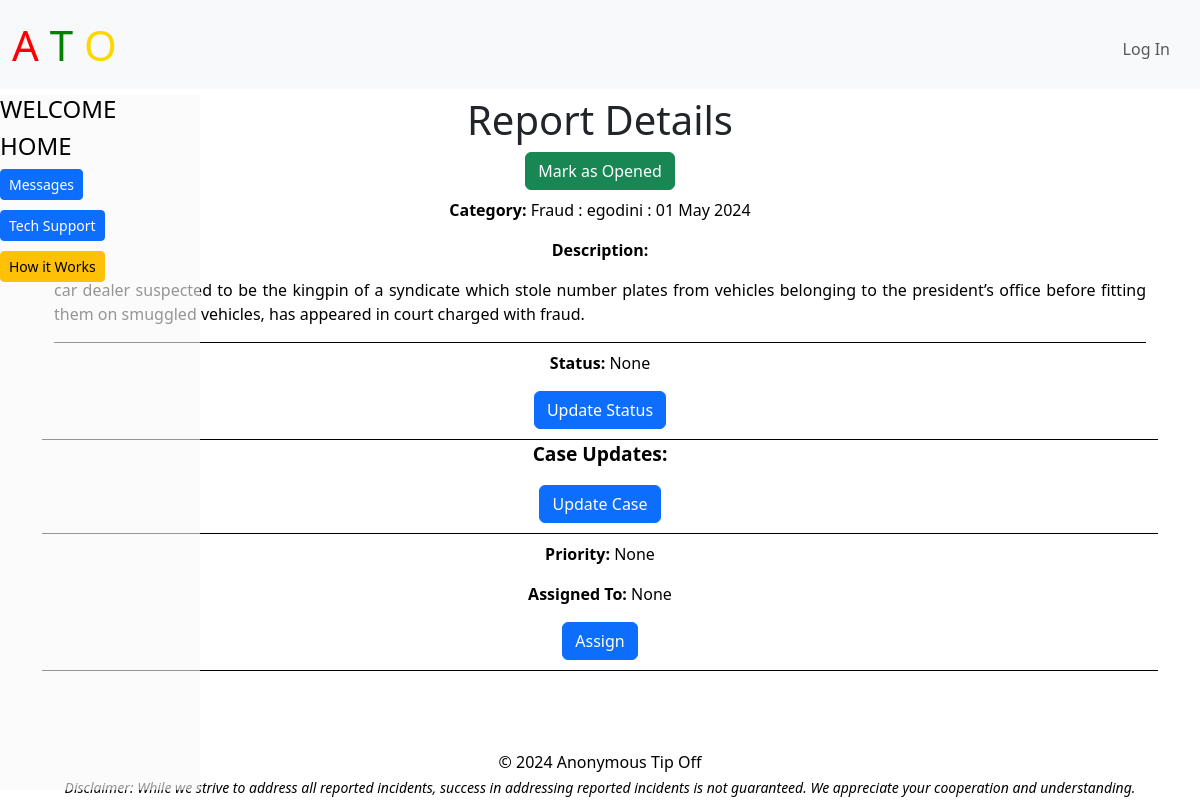
Page /view_report/2 on the committed database.
### tables this page shows
CREATE TABLE reports (
    id INTEGER PRIMARY KEY AUTOINCREMENT,
    timestamp TIMESTAMP DEFAULT CURRENT_TIMESTAMP,
    category TEXT CHECK(category IN ('Theft', 'Vandalism', 'Assault', 'Burglary', 'Robbery', 'Harassment', 'Drug-related', 'Fraud', 'Suspect Spotted', 'Other')),
    description TEXT,
    location TEXT,
    reference_number TEXT,
    status TEXT,
    assigned_to TEXT,
    processed_by TEXT,
    priority TEXT,
    attachments TEXT,
    photos BLOB,
    anonymous BOOLEAN DEFAULT 0,
    opened BOOLEAN DEFAULT 0
);

### admin_app/app_admin.py (the view)
@app.route("/view_report/<int:report_id>", methods=["GET", "POST"])
def view_report(report_id):
    if request.method == "POST":
        action = request.form.get("action")
        if action == "open":
            db.execute("UPDATE reports SET opened = 1 WHERE id = :report_id", report_id=report_id)
            log_activity(db, session.get("user_id"), session.get("username"), "report_opened", f"Report {report_id} opened")
    report = db.execute("SELECT * FROM reports WHERE id = :id", id=report_id)
    notes = db.execute("SELECT note, timestamp AS note_timestamp FROM notes WHERE report_id = :report_id", report_id=report_id)
    for report in report:
        report['timestamp'] = datetime.strptime(report['timestamp'], '%Y-%m-%d %H:%M:%S').strftime('%d %b %Y')
    for note in notes:
        note['note_timestamp'] = datetime.strptime(note['note_timestamp'], '%Y-%m-%d %H:%M:%S').strftime('%d %b %Y @ %H:%M')
    if request.method == "POST":
        action = request.form.get("action")
        if action == "open":
            db.execute("UPDATE reports SET opened = 1 WHERE id = :report_id", report_id=report_id)
    return render_template("view.html", report=report, notes=notes, report_id=report_id)

### admin_app/templates/view.html (shortened to what this page needs)
{% extends "layout.html" %}
{% block main %}
<div class="container underline">
  <h1>Report Details</h1>
  <form action="{{ url_for('view_report', report_id=report_id) }}" method="post">
    <button type="submit" class="btn btn-success">Mark as Opened</button>
</form>
  <div>
      <p><strong>Category:</strong> {{ report.category }} : {{ report.location }} : {{ report.timestamp }}</p>
      <p><strong>Description:</strong></p>
      <p style="text-align: justify;">{{ report.description }}</p>
    </div>
  </div>
  <div class="report-details">
    <div class="section">
        <div class="info">
            <p><strong>Status:</strong> {{ report.status }}</p>
        </div>
        <div  class="underline">
            <a href="{{ url_for('status', report_id=report_id) }}" class="btn btn-primary">Update Status</a>
        </div>
        <div class="info">
            <p style="font-size: larger;"><strong>Case Updates:</strong></p>
          </div>
        <div  class="underline">
            <a href="{{ url_for('add_notes', report_id=report_id) }}"class="btn btn-primary">Update Case </a>
        </div>
    </div>
    <div class="section">
        <div class="info">
            <p><strong>Priority:</strong> {{ report.priority }}</p>
            <p><strong>Assigned To:</strong> {{ report.assigned_to }}</p>
        </div>
        <div  class="underline">
            <a href="{{ url_for('process', report_id=report_id) }}" class="btn btn-primary">Assign</a>
        </div>
    </div>
</div>
{% endblock %}

### static/styles.css (style rules this page uses)
.text-center p { color: black; }
.underline::after { content: ""; display: block; width: 100%; border-bottom: 1px solid black; margin-top: 10px; }

### rows in the picture
reports: category "Fraud", location "egodini", timestamp "01 May 2024", description "car dealer suspected to be the kingpin of a syndicate which stole number plates from vehicles belonging to the president’s office before fitting them on smuggled vehicles, has appeared in court charged with fraud."

### other values in the picture
{{ report.status }} "None"
{{ report.priority }} "None"
{{ report.assigned_to }} "None"
